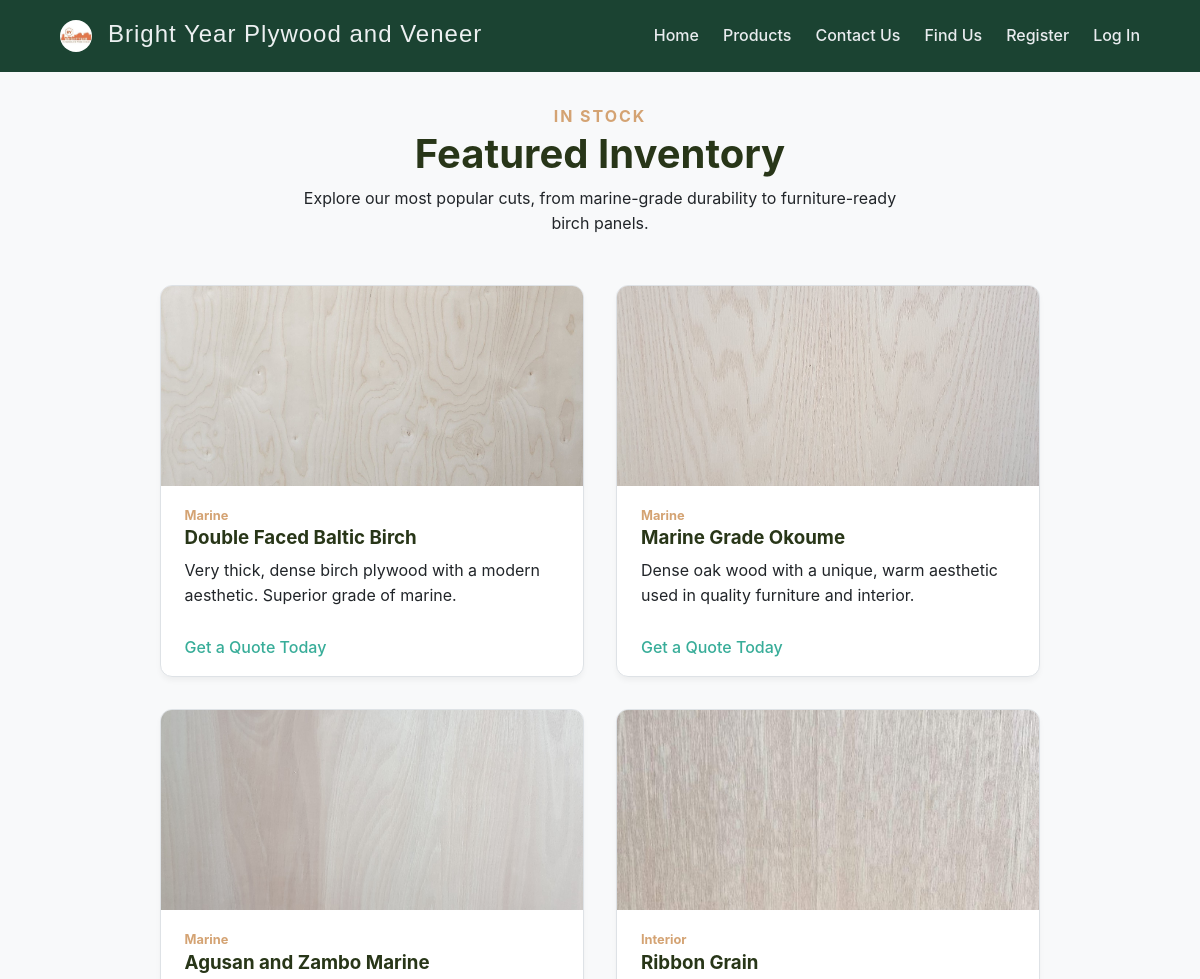
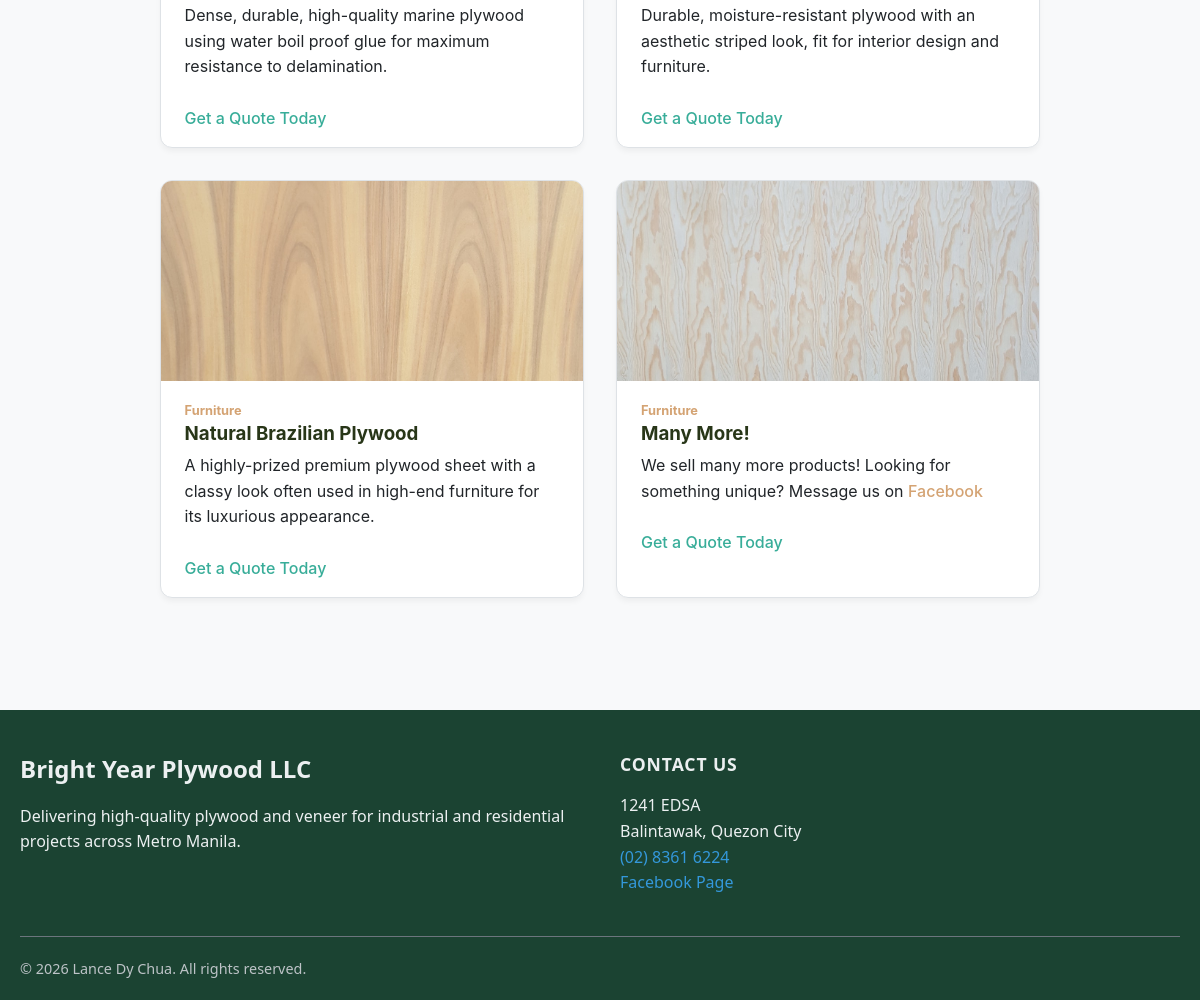
/catalog, run on the app's committed database (2 pictures, top to bottom).
### tables this page shows
CREATE TABLE product (
  id INTEGER PRIMARY KEY AUTOINCREMENT,
  name TEXT NOT NULL,
  description TEXT NOT NULL,
  image_url TEXT,
  price REAL NOT NULL DEFAULT 0.0,
  category TEXT
);

### src/create_app.py (the view)
    @app.route('/catalog')
    def catalog():
        conn = get_db()
        products = conn.execute(
            'SELECT id, name, description, image_url, price, category FROM product'
        ).fetchall()
        return render_template("catalog.html", products=products)

### src/auth.py (called while the page is built)
@bp.before_app_request
def load_logged_in_user():
    user_id = session.get('user_id')
    if user_id is None:
        g.user = None
    else:
        g.user = get_db().execute(
            'SELECT * FROM user WHERE id = ?', (user_id,)
        ).fetchone()

### src/db.py (called while the page is built)
def get_db():
    if 'db' not in g:
        g.db = sqlite3.connect(current_app.config['DATABASE'], detect_types=sqlite3.PARSE_DECLTYPES)
        g.db.row_factory = sqlite3.Row
    return g.db

### src/templates/catalog.html (shortened to what this page needs)
{% extends 'base.html' %}
{% block content %}
  <div class="section">
    <div class="animate-up" style="text-align: center; margin-bottom: 3rem;">
      <span
          style="color: var(--accent); font-weight: bold; text-transform: uppercase; letter-spacing: 2px;">In Stock</span>
      <h2 style="font-size: 2.5rem;">Featured Inventory</h2>
      <p style="max-width: 600px; margin: auto;">Explore our most popular cuts, from marine-grade durability to
        furniture-ready birch panels.</p>
    </div>
    <div class="catalog-grid">
      {% for product in products %}
        <div class="card animate-up">
          <img
              src="{{ product['image_url'] if product['image_url'].startswith('http') else url_for('static', filename='uploads/' + product['image_url']) }}"
              alt="{{ product['name'] }}">
          <div class="card-content">
            <span style="color: var(--accent); font-weight: bold; font-size: 0.8rem;">{{ product['category'] }}</span>
            <h3>{{ product['name'] }}</h3>
            <p>{{ product['description'] | safe}}</p>
            <br>
            <a href="https://www.messenger.com/t/veneerphilippines" style="color: var(--text-emphasize); margin-bottom: 0;">
              {% if product['price'] != 0.0 %}
                ₱{{ "%.2f"|format(product['price']) }}
              {% else %}
                Get a Quote Today
              {% endif %}
            </a>
          </div>
        </div>
      {% endfor %}
    </div>
  </div>
{% endblock %}

### src/static/style.css (style rules this page uses)
:root { --bg: #F8F9FA; --surface: #FFFFFF; --nav: #1B4332; --text: #212529; --text-white: #ecf0f1; --text-muted: #6C757D; --text-emphasize: #38ad99; --text-link: #3498db; --brand: #283618; --accent: #D4A373; --accent-hover: #BC8A5A; --border: #DEE2E6; --radius: 12px; --shadow: 0 10px 15px -3px rgba(0, 0, 0, 0.1), 0 4px 6px -2px rgba(0, 0, 0, 0.05); --font: 'Inter', system-ui, -apple-system, sans-serif; }
*, *::before, *::after { box-sizing: border-box; margin: 0; padding: 0; }
body { font-family: var(--font), serif; color: var(--text); background: var(--bg); line-height: 1.6; display: flex; flex-direction: column; min-height: 100vh; -ms-overflow-style: none; scrollbar-width: none; }
h1, h2, h3 { color: var(--brand); line-height: 1.2; margin-bottom: 0.5rem; }
a { color: var(--accent); text-decoration: none; font-weight: 500; transition: color 0.3s ease; }
.content, .section { margin: 1rem auto; padding: 0 1.5rem; max-width: 1200px; width: 90%; flex: 1; }
.card { background: var(--surface); border-radius: var(--radius); border: 1px solid var(--border); box-shadow: 0 4px 6px -1px rgba(0, 0, 0, 0.05); overflow: hidden; display: flex; flex-direction: column; transition: margin-bottom 0.2s, margin-top 0.2s; }
.card img { width: 100%; height: 200px; margin: 0px; object-fit: cover; }
.card-content { padding: 1rem 1.5rem; flex: 1; }
.catalog-grid { display: grid; grid-template-columns: repeat(auto-fit, minmax(300px, 1fr)); gap: 2rem; margin-top: 3rem; padding-bottom: 5rem; }
.animate-up { animation: fadeInUp 0.7s ease-out forwards; opacity: 0; }

### data on the page
product: image_url (picture), category "Marine", name "Double Faced Baltic Birch", description "Very thick, dense birch plywood with a modern aesthetic. Superior grade of marine.", price "Get a Quote Today"
product: image_url (picture), category "Marine", name "Marine Grade Okoume", description "Dense oak wood with a unique, warm aesthetic used in quality furniture and interior.", price "Get a Quote Today"
product: image_url (picture), category "Marine", name "Agusan and Zambo Marine", description "Dense, durable, high-quality marine plywood using water boil proof glue for maximum resistance to delamination.", price "Get a Quote Today"
product: image_url (picture), category "Interior", name "Ribbon Grain", description "Durable, moisture-resistant plywood with an aesthetic striped look, fit for interior design and furniture.", price "Get a Quote Today"
product: image_url (picture), category "Furniture", name "Natural Brazilian Plywood", description "A highly-prized premium plywood sheet with a classy look often used in high-end furniture for its luxurious appearance.", price "Get a Quote Today"
product: image_url (picture), category "Furniture", name "Many More!", description "We sell many more products! Looking for something unique? Message us on Facebook", price "Get a Quote Today"
